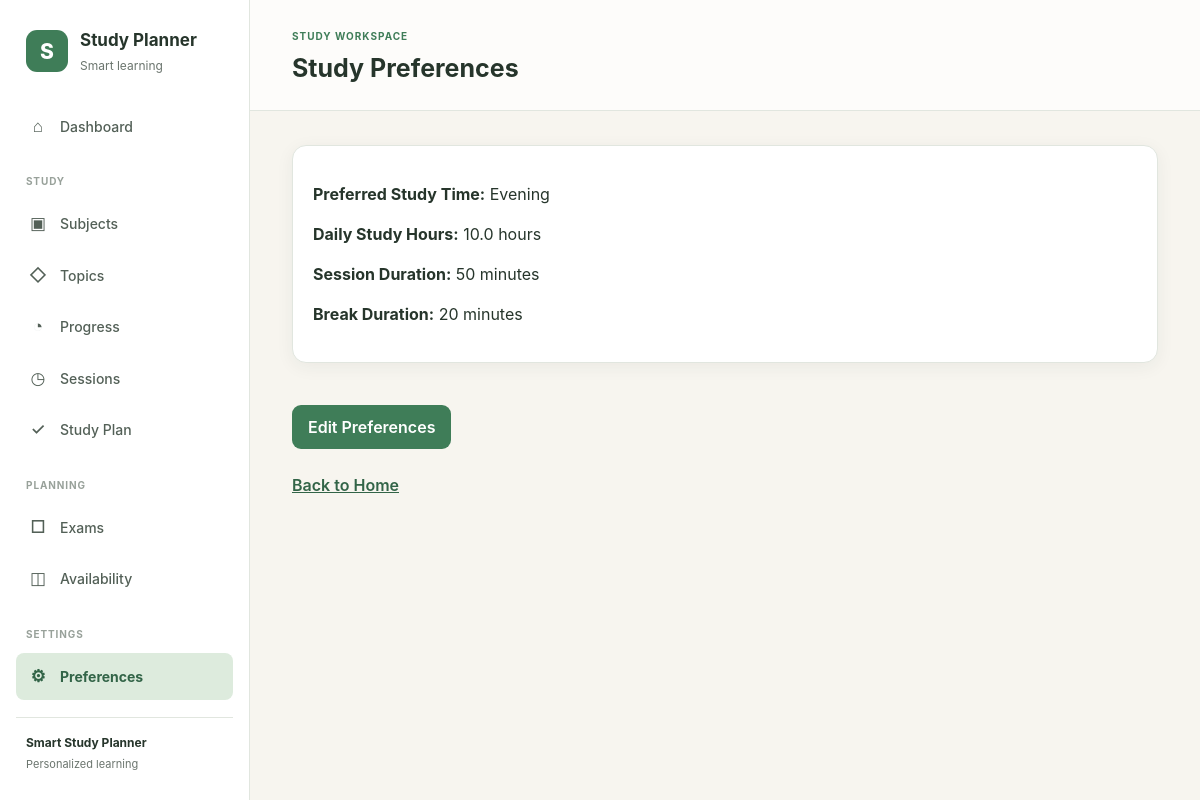
Page /preferences on the earlier database version.
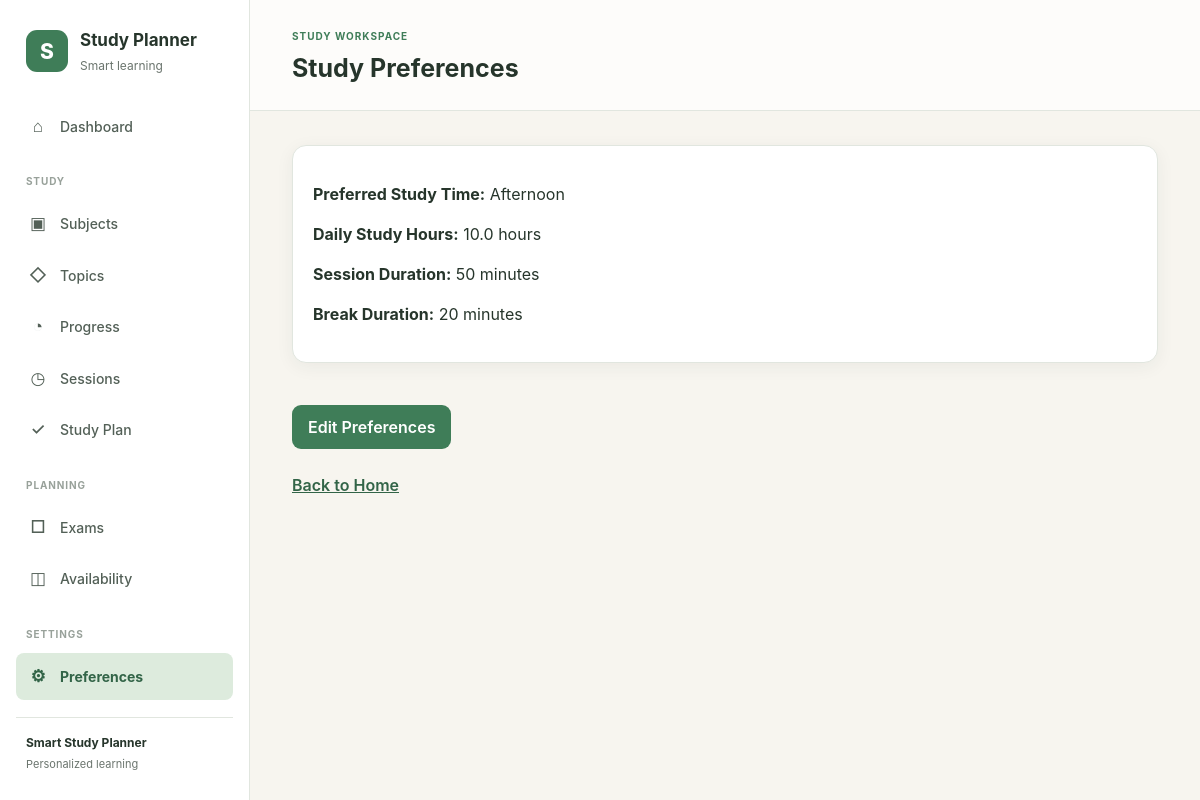
Same page on the later database version.
### tables this page shows
CREATE TABLE study_preferences (
    preference_id INTEGER PRIMARY KEY AUTOINCREMENT,

    student_id INTEGER NOT NULL UNIQUE,

    preferred_time TEXT NOT NULL DEFAULT 'Evening',

    daily_study_hours REAL NOT NULL DEFAULT 3.0,

    preferred_session_minutes INTEGER NOT NULL DEFAULT 60,

    break_minutes INTEGER NOT NULL DEFAULT 10,

    FOREIGN KEY (student_id)
        REFERENCES students(student_id)
        ON DELETE CASCADE,

    CHECK (
        preferred_time IN (
            'Morning',
            'Afternoon',
            'Evening',
            'Night'
        )
    ),

    CHECK (daily_study_hours > 0),

    CHECK (preferred_session_minutes > 0),

    CHECK (break_minutes >= 0)
);

### app.py (the view)
@app.route("/preferences")
def preferences():
    db = get_db()
    cursor = db.execute("""
        SELECT
            preference_id,
            preferred_time,
            daily_study_hours,
            preferred_session_minutes,
            break_minutes
        FROM study_preferences
        WHERE student_id = ?
    """, (1,))
    preferences = cursor.fetchone()
    return render_template(
        "preferences.html",
        preferences=preferences
    )

### app.py (called while the page is built)
def get_db():
    if "db" not in g:
        g.db = sqlite3.connect(DATABASE)
        g.db.row_factory = sqlite3.Row
        g.db.execute("PRAGMA foreign_keys = ON")
    return g.db

### templates/preferences.html (shortened to what this page needs)
{% extends 'base.html' %}
{% block page_heading %}Study Preferences{% endblock %}
{% block content %}
<div class="container">
        {% if preferences %}
            <div class="preference-card">
                <p>
                    <strong>Preferred Study Time:</strong>
                    {{ preferences["preferred_time"] }}
                </p>
                <p>
                    <strong>Daily Study Hours:</strong>
                    {{ preferences["daily_study_hours"] }}
                    hours
                </p>
                <p>
                    <strong>Session Duration:</strong>
                    {{ preferences["preferred_session_minutes"] }}
                    minutes
                </p>
                <p>
                    <strong>Break Duration:</strong>
                    {{ preferences["break_minutes"] }}
                    minutes
                </p>
            </div>
            <br>
            <a href="{{ url_for('edit_preferences') }}">
                <button>Edit Preferences</button>
            </a>
        {% endif %}
        <br><br>
        <a href="{{ url_for('home') }}">
            Back to Home
        </a>
    </div>
{% endblock %}

Differences in the rows shown:
changed study_preferences: preferred_time "Evening" → "Afternoon"
